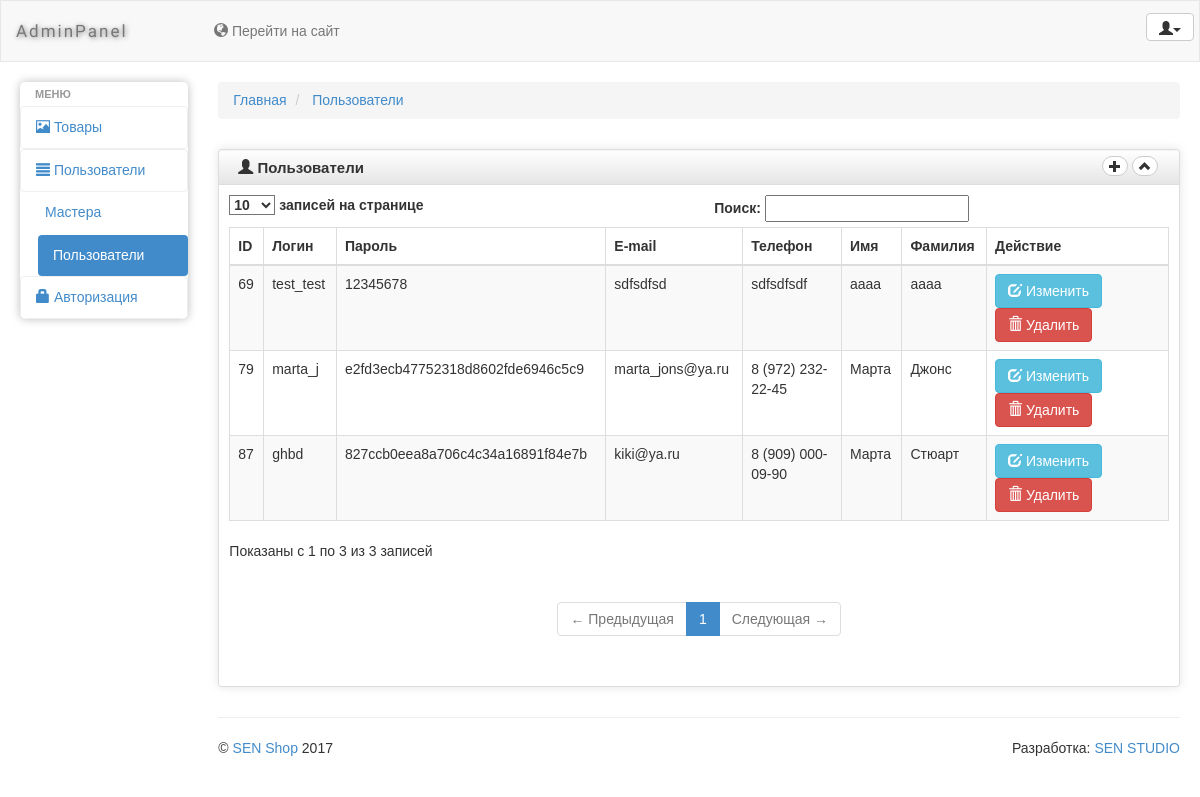
The app's page /admin/user.php (signed in) with its own data.
### tables this page shows
CREATE TABLE IF NOT EXISTS `user` (
  `user_id` int(11) NOT NULL AUTO_INCREMENT,
  `user_role` varchar(255) NOT NULL,
  `user_login` varchar(255) NOT NULL,
  `user_password` varchar(255) NOT NULL,
  `user_email` varchar(255) NOT NULL,
  `user_phone` varchar(30) NOT NULL,
  `user_name` varchar(255) NOT NULL,
  `user_surname` varchar(255) NOT NULL,
  PRIMARY KEY (`user_id`),
  UNIQUE KEY `user_login` (`user_login`),
  UNIQUE KEY `user_email` (`user_email`),
  UNIQUE KEY `user_phone` (`user_phone`),
  UNIQUE KEY `user_surname` (`user_surname`),
  KEY `user_fk0` (`user_role`),
  KEY `user_login_2` (`user_login`),
  FULLTEXT KEY `user_role` (`user_role`),
  FULLTEXT KEY `user_surname_2` (`user_surname`)
);

### admin/content_user.php (the view, shortened to what this page needs)
	<div id="content" class="col-lg-10 col-sm-10">
            <div>
    <ul class="breadcrumb">
        <li>
            <a href="#">Главная</a>
        </li>
        <li>
            <a href="#">Пользователи</a>
        </li>
    </ul>
</div>
  <div class="row">
    <div class="box col-md-12">
    <div class="box-inner">
    <div class="box-header well" data-original-title="">
        <h2><i class="glyphicon glyphicon-user"></i> Пользователи</h2>
        <div class="box-icon">
			<a href="#" class="btn btn-setting btn-round btn-default" id="add_new_user"><i
                                class="glyphicon glyphicon-plus"></i></a>
                        <a href="#" class="btn btn-minimize btn-round btn-default"><i
                                class="glyphicon glyphicon-chevron-up"></i></a>
        </div>
    </div>
    <div class="box-content">
    <table class="table table-striped table-bordered bootstrap-datatable datatable responsive">
    <thead>
    <tr>
        <th>ID</th>
        <th>Логин</th>
        <th>Пароль</th>
		<th>E-mail</th>
		<th>Телефон</th>
		<th>Имя</th>
		<th>Фамилия</th>
		<th>Действие</th>
    </tr>
    </thead>
    <tbody>
		<?php
include 'connection.php';
$link = mysqli_connect($host, $user, $password, $database)
    or die("Ошибка" . mysqli_error($link));
	mysqli_query($link, "SET NAMES utf8");
	mysqli_query($link, "SET CHARACTER SET utf8");
	mysqli_query($link, "SET character_set_client = utf8");
	mysqli_query($link, "SET character_set_connection = utf8");
	mysqli_query($link, "SET character_set_results = utf8");
	$query = "SELECT user_id,user_role,user_login,user_password,user_email,user_phone,user_name,user_surname FROM user where user_role=2";
	$res = mysqli_query($link, $query) or die(mysqli_error());
	while($row = mysqli_fetch_array($res)) {
		$id_int = (int)$row['user_id'];
	echo '<tr id="'.$id_int.'">';
	echo '<td id="user_id"> '.$row['user_id'].'</td>';
	echo '<td id="user_login" class="center">'.$row['user_login'].'</td>';
	echo '<td id="user_password" class="center">'.$row['user_password'].'</td>';
	echo '<td id="user_email" class="center">'.$row['user_email'].'</td>';
	echo '<td id="user_phone" class="center">'.$row['user_phone'].'</td>';
	echo '<td id="user_name" class="center">'.$row['user_name'].'</td>';
	echo '<td id="user_surname" class="center">'.$row['user_surname'].'</td>';
	echo '<td class="center">';
	echo '<a class="btn btn-info edit_user" id="'.$row['user_id'].'" href="#">';
	echo '<i class="glyphicon glyphicon-edit icon-white"></i>';
	echo ' Изменить';
	echo '</a>';
	echo '<a class="btn btn-danger delete_user" href="#" id="'.$id_int.'">';
	echo '<i class="glyphicon glyphicon-trash icon-white"></i>';
	echo ' Удалить';
	echo '</a>';
	echo '</td>';
	echo '</tr>';
	}
?>
    </tbody>
    </table>
    </div>
    </div>
    </div>
    </div>
  <hr>

### admin/css/charisma-app.css (style rules this page uses)
.box { margin-top: 10px; margin-bottom: 10px; }
.box-inner { border: 1px solid #DEDEDE; border-radius: 3px; -webkit-border-radius: 3px; -moz-border-radius: 3px; box-shadow: 0 0 10px rgba(189, 189, 189, 0.4); -webkit-box-shadow: 0 0 10px rgba(189, 189, 189, 0.4); -moz-box-shadow: 0 0 10px rgba(189, 189, 189, 0.4); }
.box-header { border: none; padding-top: 5px; border-bottom: 1px solid #DEDEDE; border-radius: 3px 3px 0 0; -webkit-border-radius: 3px 3px 0 0; -moz-border-radius: 3px 3px 0 0; height: 35px; min-height: 35px !important; margin-bottom: 0; font-weight: bold; font-size: 16px; background: -moz-linear-gradient(top, rgba(255, 255, 255, 0) 0%, rgba(0, 0, 0, 0.1) 100%); background: -webkit-gradient(linear, left top, left bottom, color-stop(0%, rgba(255, 255, 255, 0)), color-stop(100%, rgba(0, 0, 0, 0.1))); background: -webkit-linear-gradient(top, rgba(255, 255, 255, 0) 0%, rgba(0, 0, 0, 0.1) 100%); background: -o-linear-gradient(top, rgba(255, 255, 255, 0) 0%, rgba(0, 0, 0, 0.1) 100%); background: -ms-linear-gradient(top, rgba(255, 255, 255, 0) 0%, rgba(0, 0, 0, 0.1) 100%); background: linear-gradient(to bottom, rgba(255, 255, 255, 0) 0%, rgba(0, 0, 0, 0.1) 100%); filter: progid:DXImageTransform.Microsoft.gradient(startColorstr='#00ffffff', endColorstr='#1a000000', GradientType=0); }
.box-header h2 { font-size: 15px; width: auto; clear: none; float: left; line-height: 25px; white-space: nowrap; font-weight: bold; margin-top: 0; margin-bottom: 0; }
.box-header h2 > i { margin-top: 1px; }
.box-icon { float: right; }
.box-icon a { clear: none; float: left; margin: 0 2px; height: 20px; width: 5px; margin-top: 1px; }
.box-icon a i { margin-left: -6px; top: -1px; }
.box-content { padding: 10px; }
.btn-round { border-radius: 40px; -webkit-border-radius: 40px; -moz-border-radius: 40px; font-size: 12px; padding-top: 4px; }
@media only screen and (min-width: 980px) { a, button, input[type=submit], input[type=button], .product-img { -webkit-transition: .5s; -moz-transition: .5s; -ms-transition: .5s; -o-transition: .5s; transition: .5s; } }

### admin/bower_components/responsive-tables/responsive-tables.css (style rules this page uses)
table th { font-weight: bold; }
table td, table th { padding: 9px 10px; text-align: left; }

### admin/css/style.form.css (style rules this page uses)
body { font: 14px/21px "Lucida Sans", "Lucida Grande", "Lucida Sans Unicode", sans-serif; }

### records on screen
user: user_id "69", user_login "test_test", user_password "12345678", user_email "sdfsdfsd", user_phone "sdfsdfsdf", user_name "aaaa", user_surname "aaaa"
user: user_id "79", user_login "marta_j", user_password "e2fd3ecb47752318d8602fde6946c5c9", user_email "marta_jons@ya.ru", user_phone "8 (972) 232-22-45", user_name "Марта", user_surname "Джонс"
user: user_id "87", user_login "ghbd", user_password "827ccb0eea8a706c4c34a16891f84e7b", user_email "kiki@ya.ru", user_phone "8 (909) 000-09-90", user_name "Марта", user_surname "Стюарт"
